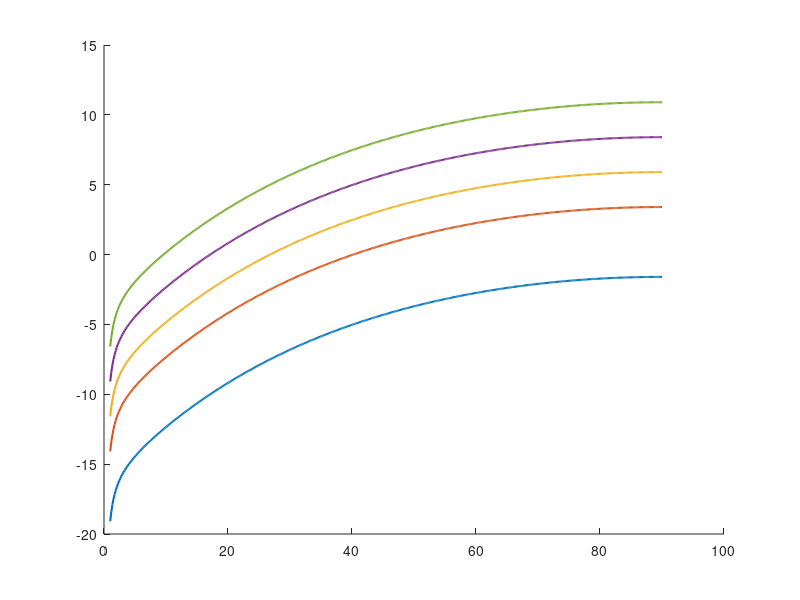

Source code (MATLAB): (Note: this script raises an error after producing the figure.)
clear; clc;

Pt_mW=20; Gt=1.0; Gr=6.5; NF=4.0; Pol_loss=3.0;

c=3e8; Re=6.371e6; fc=920e6; h=540e3;
k=1.380649e-23; T0=300; BW=100e3;
gamma_O2=0.007; h_atm=10;

Pt_dBm = 10*log10(Pt_mW);
N0     = 10*log10(k*T0*1000);
Nf     = N0 + 10*log10(BW) + NF;

El   = linspace(1,90,500);
d_km = (sqrt((Re+h)^2-(Re*cosd(El)).^2)-Re*sind(El))/1e3;
FSPL = 20*log10(4*pi*d_km*1e3/(c/fc));
Latm = gamma_O2*h_atm./sind(El);
Pr   = Pt_dBm+Gt+Gr-FSPL-Latm-Pol_loss;

SF_list = [7 9 10 11 12];
SNR_req = [-7.5 -12.5 -15 -17.5 -20];
Sens    = Nf + SNR_req;

idx10 = find(El>=10,1);
fprintf('%-5s %-10s %-12s %-12s\n','SF','Sens[dBm]','Margin@10','Margin@90');
for i=1:length(SF_list)
    fprintf('SF=%-3d %-10.2f %-12.2f %-12.2f\n', ...
        SF_list(i),Sens(i),Pr(idx10)-Sens(i),Pr(end)-Sens(i));
end

fig = figure('Visible','off');
colors = lines(length(SF_list));
hold on;
for i=1:length(SF_list)
    plot(El,Pr-Sens(i),'LineWidth',1.5,'Color',colors(i,:),'DisplayName',sprintf('SF=%d',SF_list(i)));
end
yline(0,'-k','LineWidth',1.5);
xline(10,'--','Color',[.5 .5 .5]);
grid on;
xlabel('elevation angle [deg]'); ylabel('link margin [dB]');
legend('Location','best');
saveas(fig,'link_budget_leo.png');
